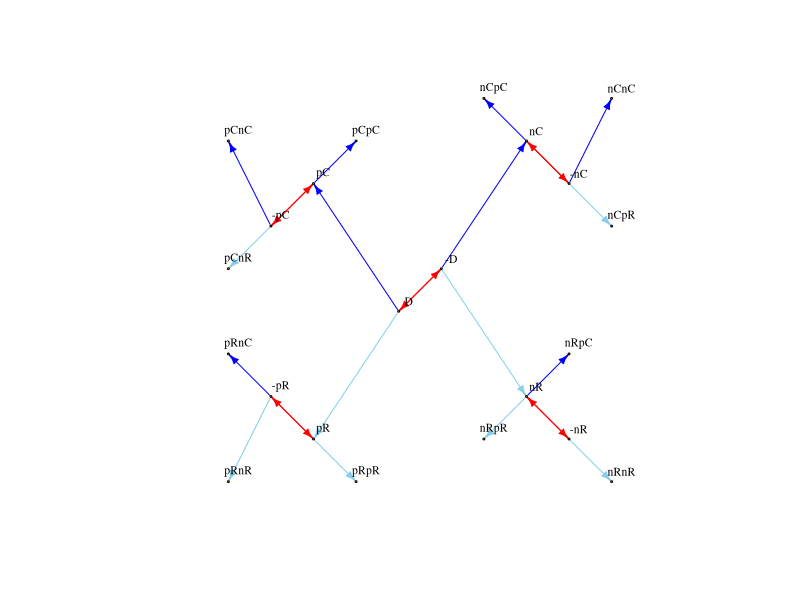
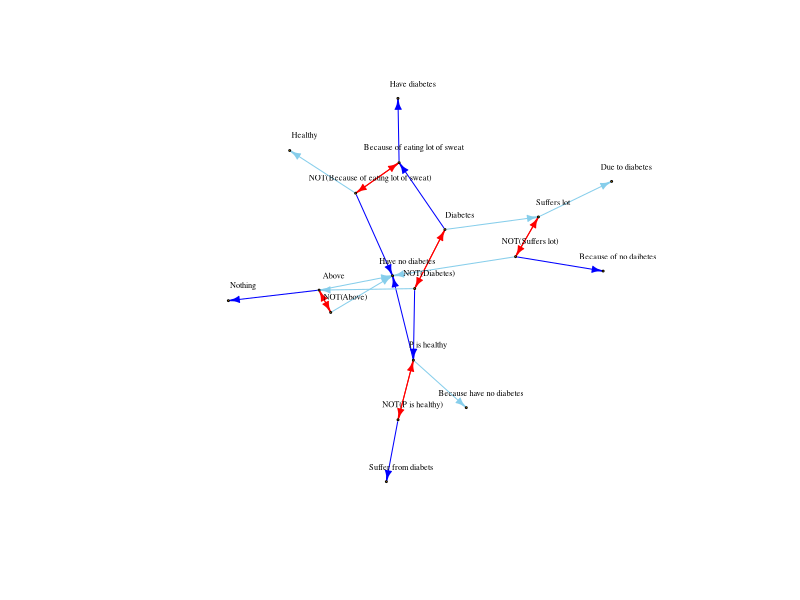

R code for these plots, in order: (Note: this script raises an error after producing the figures.)
## ---- chunk 1
rm(list=ls())
knitr::opts_chunk$set(echo=F, warning=F, cache=F, message=F,
                      sanitiz=T, fig.width = 5, fig.height = 3)
## ---- chunk 2
library(tidyr)
library(dplyr)
library(ggplot2)
library(igraph)
char = as.character
num = function(x) {return(as.numeric(as.character(x)))}
## ---- chunk 3
df = read.csv("../../data/experiment1/all_data.csv") %>%
  mutate(response = char(response)) %>%
  filter(!(workerid %in% c(3,4,5,6)))
## ---- chunk 4
df$positive_response = gsub(
  "<span class='variable_word (name|him|he)'>\\{\\{\\}\\}</span>",
  "P",
  df$positive_response)
df$positive_response = gsub(
  "<span class='variable_word his'>\\{\\{\\}\\}</span>",
  "P's",
  df$positive_response)
## ---- chunk 5
# nodes = w0$response
transforms = c("p", "n")
frames = c("C", "R")
n_link_types = length(transforms)*length(frames)

full_graph_structure = data.frame(
  transform1 = c(rep(rep(transforms, c(2,2)), 1),
                 rep(rep(transforms, c(8,8)), 1)),
  frame1 = c(rep(rep(frames, c(1,1)), 2),
             rep(rep(frames, c(4,4)), 2)),
  transform2 = c(rep("", n_link_types),
                 rep(rep(transforms, c(2,2)), 4)),
  frame2 = c(rep("", n_link_types),
             rep(rep(frames, c(1,1)), 8)),
  stringsAsFactors=F) %>%
  filter(frame1==frame2 | transform1!=transform2) %>%
  mutate(var1 = paste(transform1, frame1, sep=""),
         var2 = paste(transform2, frame2, sep=""),
         variable = paste(var1, var2, sep="")) %>%
  mutate(source = ifelse(var2=="", "D", var1),
         target = variable,
         link_type = ifelse(var2=="", var1, var2)) %>%
  select(source, target, link_type)

graph_structure = full_graph_structure

negations = graph_structure %>% 
  filter(link_type %in% c("nC", "nR")) %>%
  mutate(target = paste("-", source, sep=""),
         link_type = "neg") %>%
  rbind(graph_structure %>% 
  filter(link_type %in% c("nC", "nR")) %>%
  mutate(target = source,
         source = paste("-", source, sep=""),
         link_type = "neg"))
cause_negations = graph_structure %>% 
  filter(link_type=="nC") %>%
  mutate(source = paste("-", source, sep=""),
         link_type = "pC")
result_negations = graph_structure %>% 
  filter(link_type=="nR") %>%
  mutate(source = paste("-", source, sep=""),
         link_type = "pR")
graph_structure = graph_structure %>%
  filter(!(link_type %in% c("nC", "nR"))) %>%
  rbind(negations) %>% rbind(cause_negations) %>% rbind(result_negations)

graph_structure = graph_structure %>% unique()

edge_types = matrix(c(graph_structure$source, graph_structure$target), ncol=2) %>%
  t %>% c

link_color_map = c(
  pC = "blue",
  pR = "skyblue",
  nC = "red",
  nR = "pink",
  neg = "red"
)

link_colors = link_color_map[graph_structure$link_type]

abstract_graph = make_graph(edge_types, directed=T)

node_types = names(V(abstract_graph))

orig_node_types = c("D","pC","pR","nC","nR","pCpC","pCnC","pCnR","pRpR","pRnC","pRnR", "nCpC", "nCpR", "nCnC", "nRpC", "nRpR", "nRnR", "-D", "-pC", "-pR", "-nC", "-nR")
orig_node_positions = data.frame(
  variable = orig_node_types,
  #     D     pC    pR    nC    nR    pCpC pCnC pCnR pRpR pRnC pRnR nCpC nCpR nCnC nRpC nRpR nRnR -D    -pC   -pR   -nC   -nR
  r = c(4,    2,    2,    7,    7,    3,   0,   0,   3,   0,   0,   6,   9,   9,   8,   6,   9,   5,    1,    1,    8,    8),
  c = c(4,    7,    1,    8,    2,    8,   8,   5,   0,   3,   0,   9,   6,   9,   3,   1,   0,   5,    6,    2,    7,    1)
)
node_positions = data.frame(
    variable = node_types
  ) %>%
  mutate(r = sapply(char(variable), function(v) {return((orig_node_positions %>% filter(variable==v))$r[1])})) %>%
  mutate(c = sapply(char(variable), function(v) {return((orig_node_positions %>% filter(variable==v))$c[1])}))

abstract_layout = matrix(c(node_positions$r, node_positions$c), byrow=F, ncol=2)

plot(abstract_graph,
     vertex.size=1,
     vertex.label.cex=0.7,
     vertex.label.color="black",
     vertex.label.dist=1,
     edge.color=link_colors,
     layout=abstract_layout,
     edge.arrow.size=0.5)

# layout_as_tree(abstract_graph)
## ---- chunk 6
# great examples: 10, 11, 17, 18, 19
# tautological: 7
# messy: 8, 12
# worker_to_graph = 19

worker_to_graph = 8
w = df %>%
  select(response, positive_response, variable, workerid) %>%
  filter(workerid==worker_to_graph) %>%
  # hard code graph similarity merges
  # mutate(positive_response = ifelse(positive_response=="P has lung cancer", "Lung cancer", positive_response)) %>%
  # mutate(positive_response = ifelse(positive_response=="P does not have lung cancer", "P doesn't have lung cancer", positive_response)) %>%
  filter(!is.na(response))
responses = w$positive_response
names(responses) = w$variable

edges_df = full_graph_structure %>%
  select(source, target, link_type) %>%
  filter(target %in% w$variable & source %in% w$variable) %>%
  mutate(source = responses[source],
         target = responses[target]) %>%
  unique()

## make negations of D, pC, nC, nR, pR
negations = edges_df %>% 
  filter(link_type %in% c("nC", "nR")) %>%
  mutate(target = paste("NOT(", source, ")", sep=""),
         link_type = "neg") %>%
  rbind(edges_df %>% 
  filter(link_type %in% c("nC", "nR")) %>%
  mutate(target = source,
         source = paste("NOT(", source, ")", sep=""),
         link_type = "neg"))
cause_negations = edges_df %>% 
  filter(link_type=="nC") %>%
  mutate(source = paste("NOT(", source, ")", sep=""),
         link_type = "pC")
result_negations = edges_df %>% 
  filter(link_type=="nR") %>%
  mutate(source = paste("NOT(", source, ")", sep=""),
         link_type = "pR")
edges_df = edges_df %>%
  filter(!(link_type %in% c("nC", "nR"))) %>%
  rbind(negations) %>% rbind(cause_negations) %>% rbind(result_negations) %>%
  unique()

edges_df = edges_df %>%
  # hard code graph similarity merges
  # mutate(source = ifelse(source=="NOT(P is not ill)", "P is ill", source),
  #        target = ifelse(target=="NOT(P is not ill)", "P is ill", target)) %>%
  # mutate(source = ifelse(source=="NOT(Lung cancer)", "P doesn't have lung cancer", source),
  #        target = ifelse(target=="NOT(Lung cancer)", "P doesn't have lung cancer", target)) %>%
  # mutate(source = ifelse(source=="NOT(P is ill)", "P is not ill", source),
  #        target = ifelse(target=="NOT(P is ill)", "P is not ill", target)) %>%
  unique()

edges = matrix(c(edges_df$source, edges_df$target), ncol=2) %>%
  t %>% c

link_colors = link_color_map[edges_df$link_type]

g = make_graph(edges, directed=T)

nodes = names(V(g))

# get node locations
row_pos = node_positions$r
names(row_pos) = node_positions$variable
col_pos = node_positions$c
names(col_pos) = node_positions$variable

negations = w %>% filter(variable%in%c("nR", "nC", "D", "pR", "pC")) %>%
  mutate(positive_response = paste("NOT(", positive_response, ")", sep=""),
         variable = paste("-", variable, sep=""))
nodes_df = w %>% 
  rbind(negations) %>%
  group_by(positive_response) %>%
  summarise(variable = variable[1])
first_vars = nodes_df$variable
names(first_vars) = nodes_df$positive_response

positions = data.frame(
  positive_response = nodes,
  variable = first_vars[nodes],
  stringsAsFactors = F) %>%
  mutate(r = row_pos[char(variable)],
         c = col_pos[char(variable)])

g_layout = matrix(c(positions$r, positions$c), byrow=F, ncol=2)

# pdf(file=paste("graphs/s", worker_to_graph, ".pdf", sep=""))
plot(g,
     vertex.size=1,
     vertex.label.cex=0.5,
     vertex.label.color="black",
     vertex.label.dist=1.5,
     edge.color=link_colors,
     # layout=g_layout,
     edge.arrow.size=0.5
     )
# dev.off()
## ---- chunk 7
graph_similarity_counts = matrix(0, nrow=length(nodes), ncol=length(nodes), dimnames = list(nodes, nodes))

# for each node,
#   check the links going out to see if there are any duplicates.
#     if so, follow them and increment the nodes that are matched that way

explore_duplicates = function(reference_nodes, graph_df, ignore=c()) {
  out = graph_df %>% filter(source %in% reference_nodes & !(target %in% ignore))
  out_counts = table(out$link_type)
  duplicate_links = names(out_counts)[which(out_counts>1)]
  for (duplicate_link in duplicate_links) {
    nodes_to_increment = (out %>% filter(link_type == duplicate_link))$target
    for (n1 in nodes_to_increment) {
      for (n2 in nodes_to_increment) {
        if (n1!=n2) {
          graph_similarity_counts[n1, n2] <<- graph_similarity_counts[n1, n2] + 1
        }
      }
    }
    explore_duplicates(nodes_to_increment, graph_df, ignore=reference_nodes)
  }
  
  into = graph_df %>% filter(target %in% reference_nodes & !(source %in% ignore))
  into_counts = table(into$link_type)
  duplicate_links = names(into_counts)[which(into_counts>1)]
  for (duplicate_link in duplicate_links) {
    nodes_to_increment = (into %>% filter(link_type == duplicate_link))$source
    for (n1 in nodes_to_increment) {
      for (n2 in nodes_to_increment) {
        if (n1!=n2) {
          graph_similarity_counts[n1, n2] <<- graph_similarity_counts[n1, n2] + 1
        }
      }
    }
    explore_duplicates(nodes_to_increment, graph_df, ignore=reference_nodes)
  }
}

for (node in nodes) {
  explore_duplicates(c(node), edges_df)
}

mergeables = as.data.frame(graph_similarity_counts) %>%
  mutate(n1 = row.names(.)) %>%
  gather("n2", "similarity", num(row.names(.))) %>%
  filter(similarity > 0)
mergeables
## ---- chunk 8
all_edges_df = do.call(rbind, lapply(unique(df$workerid), function(worker_to_graph) {
  w = df %>%
    select(response, positive_response, variable, workerid) %>%
    filter(workerid==worker_to_graph) %>%
    filter(!is.na(response))
  responses = w$positive_response
  names(responses) = w$variable
  
  edges_df = full_graph_structure %>%
    select(source, target, link_type) %>%
    filter(target %in% w$variable & source %in% w$variable) %>%
    mutate(source = responses[source],
           target = responses[target]) %>%
    unique()
  
  ## make negations of D, pC, nC, nR, pR
  negations = edges_df %>% 
    filter(link_type %in% c("nC", "nR")) %>%
    mutate(target = paste("NOT(", source, ")", sep=""),
           link_type = "neg") %>%
    rbind(edges_df %>% 
            filter(link_type %in% c("nC", "nR")) %>%
            mutate(target = source,
                   source = paste("NOT(", source, ")", sep=""),
                   link_type = "neg"))
  cause_negations = edges_df %>% 
    filter(link_type=="nC") %>%
    mutate(source = paste("NOT(", source, ")", sep=""),
           link_type = "pC")
  result_negations = edges_df %>% 
    filter(link_type=="nR") %>%
    mutate(source = paste("NOT(", source, ")", sep=""),
           link_type = "pR")
  edges_df = edges_df %>%
    filter(!(link_type %in% c("nC", "nR"))) %>%
    rbind(negations) %>% rbind(cause_negations) %>% rbind(result_negations) %>%
    unique()
  return(edges_df)
})) %>%
  unique()
## ---- chunk 9
edges = matrix(c(sub_edges_df$source, sub_edges_df$target), ncol=2) %>%
  t %>% c

link_colors = link_color_map[sub_edges_df$link_type]

g = make_graph(edges, directed=T)

nodes = names(V(g))

# get node locations
row_pos = node_positions$r
names(row_pos) = node_positions$variable
col_pos = node_positions$c
names(col_pos) = node_positions$variable

negations = w %>% filter(variable%in%c("nR", "nC", "D", "pR", "pC")) %>%
  mutate(positive_response = paste("NOT(", positive_response, ")", sep=""),
         variable = paste("-", variable, sep=""))
nodes_df = w %>% 
  rbind(negations) %>%
  group_by(positive_response) %>%
  summarise(variable = variable[1])
first_vars = nodes_df$variable
names(first_vars) = nodes_df$positive_response

positions = data.frame(
  positive_response = nodes,
  variable = first_vars[nodes],
  stringsAsFactors = F) %>%
  mutate(r = row_pos[char(variable)],
         c = col_pos[char(variable)])

g_layout = matrix(c(positions$r, positions$c), byrow=F, ncol=2)

# pdf(file=paste("graphs/s", worker_to_graph, ".pdf", sep=""))
plot(g,
     vertex.size=1,
     # vertex.label=NA,
     vertex.label.cex=0.5,
     vertex.label.color="black",
     vertex.label.dist=1.5,
     edge.color=link_colors,
     # layout=g_layout,
     edge.arrow.size=0.25
     )
# dev.off()
## ---- chunk 10
# for each (call it "central") node,
#   for each other (call it "peripheral") node,
#     what pattern(s) connect(s) the two?
#   do any peripheral nodes share patterns?
#   if they do, adjust the count for that pair up
# look at the counts: are node pairs with high counts similar?
graph_similarity_counts = matrix(0, nrow=length(nodes), ncol=length(nodes), dimnames = list(nodes, nodes))
for (central_node in nodes) {
  signatures_for_nodes = list()
  for (peripheral_node in nodes) {
    # find path(s) between the two
    paths = all_simple_paths(g, from=central_node, to=peripheral_node, mode="all")
    # for each path, get the corresponding link pattern
    path_signatures = c()
    for (path in paths) {
      nodes_visited = nodes[path]
      previous_node = nodes_visited[[1]]
      path_signature = ""
      for (path_node in nodes_visited[2:length(nodes_visited)]) {
        link_pattern = paste((sub_edges_df %>% filter((source==previous_node & target==path_node) | (target==previous_node & source==path_node)))$link_type, collapse="+")
        if (nchar(link_pattern) > 0) {
          path_signature = paste(path_signature, link_pattern, sep=" ")
        }
        previous_node = path_node
      }
      if (nchar(path_signature) > 0) {
        path_signatures = c(path_signatures, path_signature)
      }
    }
    signatures_for_nodes[[peripheral_node]] = path_signatures
  }
  # if any peripheral nodes have matching patterns off of the central node, increment their counts
  for (node1 in names(signatures_for_nodes)) {
    for (node2 in names(signatures_for_nodes)) {
      if (node1!=node2 & length(intersect(signatures_for_nodes[[node1]], signatures_for_nodes[[node2]])) > 0) {
        graph_similarity_counts[node1, node2] = graph_similarity_counts[node1, node2] + 1
      }
    }
  }
}
similarity_df = expand.grid(node1=nodes, node2=nodes) %>%
  mutate(similarity = mapply(function(node1, node2) {
    if (node1 != node2 & graph_similarity_counts[node1, node2] > 0) {
      return(graph_similarity_counts[node1, node2])
    } else {
      return(0)
    }
  }, node1, node2))
similarity_df %>% filter(similarity == max(similarity_df$similarity))
## ---- chunk 11
all_simple_paths(g, from="NOT(P smoked)", to="Lung cancer")

central_node = "NOT(P didnt smoke)"
peripheral_node = "Lung cancer"
